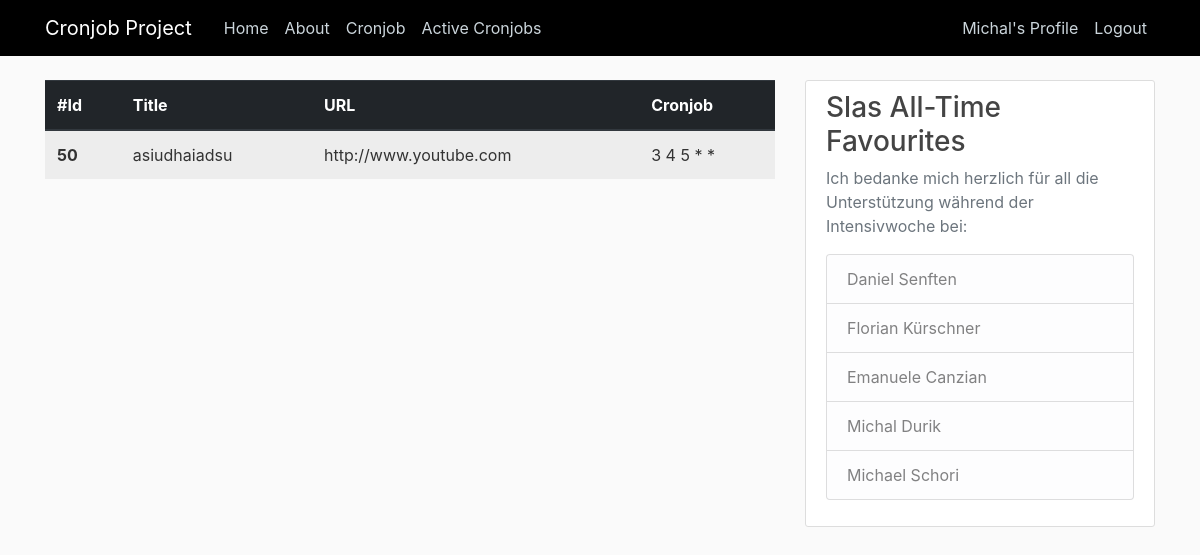
The page /crontable/ (signed in) on the database its author committed.
### my_app/models.py (models this page shows, shortened)
class Cronjob(models.Model):
    user = models.ForeignKey(User, on_delete=models.CASCADE, default='1')
    title = models.CharField(max_length=128, null=False, default='')
    url = models.URLField(max_length=255, null=False, default='')
    authentification = models.BooleanField(default=False, null=True)
    username = models.CharField(max_length=30, null=True, default='')
    password = models.CharField(max_length=30, null=True, default='')
    day = models.CharField(max_length=3, default=0)
    hour = models.CharField(max_length=3, default=0)
    minute = models.CharField(max_length=3, default=0)
    cronjob = models.CharField(max_length=5,null=False,default="* * * * *")
    class Meta:
        ordering = ['-id']

### my_app/views.py (the view)
# urls.py: path('crontable/', views.crontable, name='crontable')
def crontable(request):
    all_user_records = Cronjob.objects.filter(user_id=request.user.id)
    return render(request, 'cronjobtemplates/crontable.html', {'all_records': all_user_records})

### my_app/templates/cronjobtemplates/crontable.html (shortened to what this page needs)
{% extends 'cronjobtemplates/base.html' %}
{% block content %}
{% if all_records %}
<table class="table table-striped">
  <thead class="thead-dark">
    <tr>
      <th scope="col">#Id</th>
      <th scope="col">Title</th>
      <th scope="col">URL</th>
      <th scope="col">Cronjob</th>
    </tr>
  </thead>
    {% for record in all_records %}
  <tbody>
    <tr>
      <th scope="row"> {{ record.id }}</th>
      <td>{{ record.title }}</td>
      <td>{{ record.url }}</td>
      <td>{{ record.cronjob }}</td>
    </tr>
  </tbody>
    {% endfor %}
</table>
{% endif %}
{% endblock content %}

### my_app/templates/cronjobtemplates/base.html (shortened to what this page needs)
{% load static %}
<!doctype html>
<html lang="en">
<head>
    <link rel="stylesheet" href="https://maxcdn.bootstrapcdn.com/bootstrap/4.0.0/css/bootstrap.min.css"
>
    <link rel="stylesheet" type="text/css" href="{% static 'main.css' %}">
    <link rel="stylesheet" type="text/css" href="{% static 'style.css' %}">
</head>
<body>
    <header class="site-header">
      <nav class="navbar navbar-expand-md navbar-dark bg-steel fixed-top">
        <div class="container">
          <a class="navbar-brand mr-4" href="{% url 'cronjob-home' %}">Cronjob Project</a>
          <div class="collapse navbar-collapse" id="navbarToggle">
            <div class="navbar-nav mr-auto">
              <a class="nav-item nav-link" href="{% url 'cronjob-home' %}">Home</a>
              <a class="nav-item nav-link" href="{% url 'cronjob-about' %}">About</a>
                <a class="nav-item nav-link" href="/cronjob">Cronjob</a>
                <a class="nav-item nav-link" href="/crontable">Active Cronjobs</a>
            </div>
            <div class="navbar-nav">
                {% if user.is_authenticated and user.is_superuser %}
                    <a class="nav-item nav-link" href="{% url 'profile' %}">{{ user.username }}'s Profile</a>
                    <a class="nav-item nav-link" href="{% url 'logout' %}">Logout</a>
                    <a class="nav-item nav-link" href="/admin">Control Panel</a>
                {% elif user.is_authenticated %}
                    <a class="nav-item nav-link" href="{% url 'profile' %}">{{ user.username }}'s Profile</a>
                    <a class="nav-item nav-link" href="{% url 'logout' %}">Logout</a>
                {% else %}
                    <a class="nav-item nav-link" href="{% url 'login' %}">Login</a>
                    <a class="nav-item nav-link" href="{% url 'register' %}">Register</a>
                {% endif %}
            </div>
          </div>
        </div>
      </nav>
    </header>
    <main role="main" class="container">
      <div class="row">
        <div class="col-md-8">
          {% block content %}{% endblock %}
        </div>
        <div class="col-md-4">
          <div class="content-section">
            <h3>Slas All-Time Favourites</h3>
            <p class='text-muted'>Ich bedanke mich herzlich für all die Unterstützung während der Intensivwoche bei:
              <ul class="list-group">
                <li class="list-group-item list-group-item-light">Daniel Senften</li>
                <li class="list-group-item list-group-item-light">Florian Kürschner</li>
                <li class="list-group-item list-group-item-light">Emanuele Canzian</li>
                <li class="list-group-item list-group-item-light">Michal Durik</li>
                <li class="list-group-item list-group-item-light">Michael Schori</li>
              </ul>
            </p>
          </div>
        </div>
      </div>
    </main>
  </body>
</body>
</html>

### static/main.css (style rules this page uses)
body { background: #fafafa; color: #333333; margin-top: 5rem; }
h1, h2, h3, h4, h5, h6 { color: #444444; }
ul { margin: 0; }
.bg-steel { background-color: #000000; }
.site-header .navbar-nav .nav-link { color: #cbd5db; }
.content-section { background: #ffffff; padding: 10px 20px; border: 1px solid #dddddd; border-radius: 3px; margin-bottom: 20px; }

### static/style.css (style rules this page uses)
* { margin: 0; padding: 0; }
*, *:before, *:after { box-sizing: inherit; }
html { height: 100%; width: 100%; box-sizing: border-box; }

### rows shown on the page
Cronjob: id "50", title "asiudhaiadsu", url "http://www.youtube.com", cronjob "3 4 5 * *"

### other values the page prints
{{ user.username }} "Michal"
